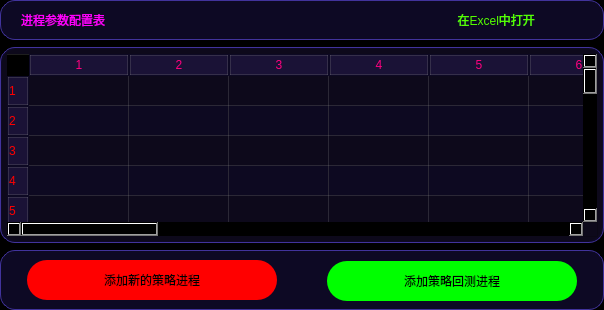
                   <widget class="QWidget" name="tab_start_stop_strategy">
                    <property name="styleSheet">
                     <string notr="true">background-color: rgb(0, 0, 0);
border-radius: 20px;</string>
                    </property>
                    <attribute name="title">
                     <string>策略总览</string>
                    </attribute>
                    <layout class="QVBoxLayout" name="verticalLayout_27">
                     <property name="spacing">
                      <number>7</number>
                     </property>
                     <property name="leftMargin">
                      <number>0</number>
                     </property>
                     <property name="topMargin">
                      <number>0</number>
                     </property>
                     <property name="rightMargin">
                      <number>0</number>
                     </property>
                     <property name="bottomMargin">
                      <number>0</number>
                     </property>
                     <item>
                      <widget class="QFrame" name="frame_69">
                       <property name="minimumSize">
                        <size>
                         <width>0</width>
                         <height>40</height>
                        </size>
                       </property>
                       <property name="maximumSize">
                        <size>
                         <width>16777215</width>
                         <height>40</height>
                        </size>
                       </property>
                       <property name="styleSheet">
                        <string notr="true">QFrame {
	background-color: rgb(13, 9, 36);
	border: 1px solid rgb(65, 51, 156);
	border-radius: 15px;
}
QFrame:hover {
	border: 2px solid rgb(255, 85, 0);
}</string>
                       </property>
                       <property name="frameShape">
                        <enum>QFrame::StyledPanel</enum>
                       </property>
                       <property name="frameShadow">
                        <enum>QFrame::Raised</enum>
                       </property>
                       <layout class="QHBoxLayout" name="horizontalLayout_40">
                        <property name="spacing">
                         <number>0</number>
                        </property>
                        <property name="leftMargin">
                         <number>20</number>
                        </property>
                        <property name="topMargin">
                         <number>0</number>
                        </property>
                        <property name="rightMargin">
                         <number>20</number>
                        </property>
                        <property name="bottomMargin">
                         <number>0</number>
                        </property>
                        <item alignment="Qt::AlignLeft">
                         <widget class="QLabel" name="label">
                          <property name="maximumSize">
                           <size>
                            <width>500</width>
                            <height>40</height>
                           </size>
                          </property>
                          <property name="styleSheet">
                           <string notr="true">QFrame {
	background-color: rgba(30, 30, 40, 0);
	border: none;
	border-radius: 15px;
	color: rgb(255, 0, 255);
	font: 700 14pt &quot;等线&quot;;
}
</string>
                          </property>
                          <property name="text">
                           <string>进程参数配置表</string>
                          </property>
                         </widget>
                        </item>
                        <item>
                         <spacer name="horizontalSpacer_6">
                          <property name="orientation">
                           <enum>Qt::Horizontal</enum>
                          </property>
                          <property name="sizeHint" stdset="0">
                           <size>
                            <width>40</width>
                            <height>20</height>
                           </size>
                          </property>
                         </spacer>
                        </item>
                        <item>
                         <widget class="QPushButton" name="Btn_opne_in_excel2">
                          <property name="minimumSize">
                           <size>
                            <width>180</width>
                            <height>30</height>
                           </size>
                          </property>
                          <property name="maximumSize">
                           <size>
                            <width>150</width>
                            <height>30</height>
                           </size>
                          </property>
                          <property name="styleSheet">
                           <string notr="true">QPushButton {
	border: none;
	background-color: rgba(40, 40, 70, 0);
	color: rgb(85, 255, 0);
	
	font: 14pt &quot;等线&quot;;
	border-radius: 13px;
}

QPushButton:hover {
	border-left: 3px solid rgb(255, 85, 0);
	border-right: 3px solid rgb(255, 85, 0);
}

QPushButton:pressed {
	background-color: rgb(25, 25, 25);
}</string>
                          </property>
                          <property name="text">
                           <string>  在Excel中打开</string>
                          </property>
                          <property name="icon">
                           <iconset resource="../resource.qrc">
                            <normaloff>:/图标/icons/Excel.svg</normaloff>:/图标/icons/Excel.svg</iconset>
                          </property>
                          <property name="iconSize">
                           <size>
                            <width>20</width>
                            <height>20</height>
                           </size>
                          </property>
                         </widget>
                        </item>
                       </layout>
                      </widget>
                     </item>
                     <item>
                      <widget class="QFrame" name="frame_31">
                       <property name="styleSheet">
                        <string notr="true">QFrame {
	background-color: rgb(13, 9, 36);
	border: 1px solid rgb(65, 51, 156);
	border-radius: 15px;
}
QFrame:hover {
	border: 2px solid rgb(255, 85, 0);
}</string>
                       </property>
                       <property name="frameShape">
                        <enum>QFrame::StyledPanel</enum>
                       </property>
                       <property name="frameShadow">
                        <enum>QFrame::Raised</enum>
                       </property>
                       <layout class="QHBoxLayout" name="horizontalLayout_35">
                        <property name="spacing">
                         <number>1</number>
                        </property>
                        <property name="leftMargin">
                         <number>1</number>
                        </property>
                        <property name="topMargin">
                         <number>1</number>
                        </property>
                        <property name="rightMargin">
                         <number>1</number>
                        </property>
                        <property name="bottomMargin">
                         <number>1</number>
                        </property>
                        <item>
                         <widget class="QFrame" name="frame_61">
                          <property name="styleSheet">
                           <string notr="true">QFrame {
	border: none;
	border-radius: 15px;
}
QFrame:hover {
	border: none;
}</string>
                          </property>
                          <property name="frameShape">
                           <enum>QFrame::StyledPanel</enum>
                          </property>
                          <property name="frameShadow">
                           <enum>QFrame::Raised</enum>
                          </property>
                          <layout class="QHBoxLayout" name="horizontalLayout_36">
                           <property name="spacing">
                            <number>0</number>
                           </property>
                           <property name="leftMargin">
                            <number>0</number>
                           </property>
                           <property name="topMargin">
                            <number>0</number>
                           </property>
                           <property name="rightMargin">
                            <number>0</number>
                           </property>
                           <property name="bottomMargin">
                            <number>0</number>
                           </property>
                           <item>
                            <widget class="QTableWidget" name="tableWidget_process">
                             <property name="cursor" stdset="0">
                              <cursorShape>PointingHandCursor</cursorShape>
                             </property>
                             <property name="mouseTracking">
                              <bool>true</bool>
                             </property>
                             <property name="styleSheet">
                              <string notr="true">QTableWidget{
font: 10pt &quot;等线&quot;;
color:rgb(255, 255, 255);
background-color: rgb(13,9,27);
alternate-background-color:rgba(13,9,36, 170);
gridline-color:rgba(140, 140, 140, 60);
border: 1px;
padding: 5px 5px 5px 5px;
}
QTableWidget:hover{
border: none;
}
QTableWidget::item {
text-align:left;
background-color: transparent;
border: none;
border-radius: none;
}
/*选中item*/
QTableWidget::item:selected{
font: 700 12pt &quot;等线&quot;;
color: rgb(0, 255, 0);
background:rgba(65, 0, 44, 180);
border: 1px solid rgba(140, 140, 140, 60);
}
/*
悬浮item*/
QTableWidget::item:hover{
color:rgb(0, 255, 0);
background:rgb(100, 0, 80);
}
/*表头*/
QHeaderView::section:horizontal{
font: 700 10pt &quot;等线&quot;;
color: rgb(255, 0, 127);
text-align:center;
border: 1px solid rgba(140, 140, 140, 60);
background-color: rgb(26, 18, 54);
border-radius: none;
margin:1px;
}
QHeaderView::section:hover:horizontal{
border: 1px solid rgba(140, 140, 140, 160);
background-color: rgba(255, 255, 0, 150);
}
QHeaderView::section:vertical{
font: 700 14pt &quot;等线&quot;;
color: rgb(255, 0, 0);
text-align: right;
border: 1px solid rgba(140, 140, 140, 60);
background-color: rgb(26, 18, 54);
border-radius: none;
margin:1px;
}
QHeaderView::section:hover:vertical{
border: 1px solid rgba(140, 140, 140, 160);
background-color: rgba(255, 255, 0, 150);
}
/*表头最左上角的方块*/
QTableCornerButton:section{
text-align:center;
border: 1px solid rgba(140, 140, 140, 60);
background-color: rgb(26, 18, 54);
margin:1px;
color:rgb(255, 255, 255)
}
QTableCornerButton::section:hover{
border: 1px solid rgba(140, 140, 140, 160);
background-color: rgba(255, 255, 0, 50);
}

QScrollBar:horizontal {
    border: none;
    background: rgb(52, 59, 72);
    height: 8px;
    margin: 0px 20px 0 20px;
	border-radius: 3px;
}
QScrollBar::handle:horizontal {
    background:rgba(249, 83, 255, 170);
    min-width: 30px;
	border-radius: 3px
}
/*
滑块悬浮，按下*/
QScrollBar::handle:hover:horizontal,QScrollBar::handle:pressed:horizontal{
background:rgb(150, 0, 150);
}
QScrollBar::add-line:horizontal {
    border: none;
    background: rgb(55, 63, 77);
    width: 20px;
	border-top-right-radius: 3px;
    border-bottom-right-radius: 3px;
    subcontrol-position: right;
    subcontrol-origin: margin;
}
QScrollBar::sub-line:horizontal {
    border: none;
    background: rgb(55, 63, 77);
    width: 20px;
	border-top-left-radius: 3px;
    border-bottom-left-radius: 3px;
    subcontrol-position: left;
    subcontrol-origin: margin;
}
QScrollBar::up-arrow:horizontal, QScrollBar::down-arrow:horizontal
{
     background: none;
}
QScrollBar::add-page:horizontal, QScrollBar::sub-page:horizontal
{
     background: none;
}
 QScrollBar:vertical {
	border: none;
    background: rgb(52, 59, 72);
    width: 8px;
    margin: 20px 0 20px 0;
	border-radius: 3px;
 }
 QScrollBar::handle:vertical {	
	background:rgba(249, 83, 255, 170);
    min-height: 30px;
	border-radius: 3px
 }
/*
滑块悬浮，按下*/
QScrollBar::handle:hover:vertical,QScrollBar::handle:pressed:vertical{
background:rgb(150, 0, 150);
}
 QScrollBar::add-line:vertical {
     border: none;
    background: rgb(55, 63, 77);
     height: 20px;
	border-bottom-left-radius: 3px;
    border-bottom-right-radius: 3px;
     subcontrol-position: bottom;
     subcontrol-origin: margin;
 }
 QScrollBar::sub-line:vertical {
	border: none;
    background: rgb(55, 63, 77);
     height: 20px;
	border-top-left-radius: 3px;
    border-top-right-radius: 3px;
     subcontrol-position: top;
     subcontrol-origin: margin;
 }
 QScrollBar::up-arrow:vertical, QScrollBar::down-arrow:vertical {
     background: none;
 }

 QScrollBar::add-page:vertical, QScrollBar::sub-page:vertical {
     background: none;
 }

</string>
                             </property>
                             <property name="editTriggers">
                              <set>QAbstractItemView::NoEditTriggers</set>
                             </property>
                             <property name="showDropIndicator" stdset="0">
                              <bool>false</bool>
                             </property>
                             <property name="dragEnabled">
                              <bool>true</bool>
                             </property>
                             <property name="dragDropOverwriteMode">
                              <bool>true</bool>
                             </property>
                             <property name="dragDropMode">
                              <enum>QAbstractItemView::DragDrop</enum>
                             </property>
                             <property name="alternatingRowColors">
                              <bool>true</bool>
                             </property>
                             <property name="rowCount">
                              <number>44</number>
                             </property>
                             <property name="columnCount">
                              <number>20</number>
                             </property>
                             <attribute name="horizontalHeaderCascadingSectionResizes">
                              <bool>true</bool>
                             </attribute>
                             <attribute name="horizontalHeaderShowSortIndicator" stdset="0">
                              <bool>true</bool>
                             </attribute>
                             <attribute name="verticalHeaderCascadingSectionResizes">
                              <bool>true</bool>
                             </attribute>
                             <attribute name="verticalHeaderShowSortIndicator" stdset="0">
                              <bool>true</bool>
                             </attribute>
                             <row/>
                             <row/>
                             <row/>
                             <row/>
                             <row/>
                             <row/>
                             <row/>
                             <row/>
                             <row/>
                             <row/>
                             <row/>
                             <row/>
                             <row/>
                             <row/>
                             <row/>
                             <row/>
                             <row/>
                             <row/>
                             <row/>
                             <row/>
                             <row/>
                             <row/>
                             <row/>
                             <row/>
                             <row/>
                             <row/>
                             <row/>
                             <row/>
                             <row/>
                             <row/>
                             <row/>
                             <row/>
                             <row/>
                             <row/>
                             <row/>
                             <row/>
                             <row/>
                             <row/>
                             <row/>
                             <row/>
                             <row/>
                             <row/>
                             <row/>
                             <row/>
                             <column/>
                             <column/>
                             <column/>
                             <column/>
                             <column/>
                             <column/>
                             <column/>
                             <column/>
                             <column/>
                             <column/>
                             <column/>
                             <column/>
                             <column/>
                             <column/>
                             <column/>
                             <column/>
                             <column/>
                             <column/>
                             <column/>
                             <column/>
                            </widget>
                           </item>
                          </layout>
                         </widget>
                        </item>
                       </layout>
                      </widget>
                     </item>
                     <item>
                      <widget class="QFrame" name="frame_60">
                       <property name="minimumSize">
                        <size>
                         <width>0</width>
                         <height>60</height>
                        </size>
                       </property>
                       <property name="maximumSize">
                        <size>
                         <width>16777215</width>
                         <height>60</height>
                        </size>
                       </property>
                       <property name="styleSheet">
                        <string notr="true">QFrame {
	background-color: rgb(13, 9, 36);
	border: 1px solid rgb(65, 51, 156);
	border-radius: 15px;
}
QFrame:hover {
	border: 2px solid rgb(255, 85, 0);
}</string>
                       </property>
                       <property name="frameShape">
                        <enum>QFrame::StyledPanel</enum>
                       </property>
                       <property name="frameShadow">
                        <enum>QFrame::Raised</enum>
                       </property>
                       <layout class="QHBoxLayout" name="horizontalLayout_58">
                        <property name="spacing">
                         <number>1</number>
                        </property>
                        <property name="leftMargin">
                         <number>1</number>
                        </property>
                        <property name="topMargin">
                         <number>1</number>
                        </property>
                        <property name="rightMargin">
                         <number>1</number>
                        </property>
                        <property name="bottomMargin">
                         <number>1</number>
                        </property>
                        <item>
                         <widget class="QFrame" name="frame_107">
                          <property name="styleSheet">
                           <string notr="true">QFrame {
	background-color: rgb(13, 9, 36);
	border: none;
	border-radius: 20px;
}
</string>
                          </property>
                          <property name="frameShape">
                           <enum>QFrame::StyledPanel</enum>
                          </property>
                          <property name="frameShadow">
                           <enum>QFrame::Raised</enum>
                          </property>
                          <layout class="QHBoxLayout" name="horizontalLayout_62">
                           <property name="spacing">
                            <number>0</number>
                           </property>
                           <property name="leftMargin">
                            <number>0</number>
                           </property>
                           <property name="topMargin">
                            <number>0</number>
                           </property>
                           <property name="rightMargin">
                            <number>0</number>
                           </property>
                           <property name="bottomMargin">
                            <number>0</number>
                           </property>
                           <item>
                            <widget class="QFrame" name="frame_123">
                             <property name="minimumSize">
                              <size>
                               <width>300</width>
                               <height>0</height>
                              </size>
                             </property>
                             <property name="maximumSize">
                              <size>
                               <width>400</width>
                               <height>60</height>
                              </size>
                             </property>
                             <property name="frameShape">
                              <enum>QFrame::StyledPanel</enum>
                             </property>
                             <property name="frameShadow">
                              <enum>QFrame::Raised</enum>
                             </property>
                             <layout class="QHBoxLayout" name="horizontalLayout_63">
                              <property name="spacing">
                               <number>0</number>
                              </property>
                              <property name="leftMargin">
                               <number>0</number>
                              </property>
                              <property name="topMargin">
                               <number>0</number>
                              </property>
                              <property name="rightMargin">
                               <number>0</number>
                              </property>
                              <property name="bottomMargin">
                               <number>0</number>
                              </property>
                              <item>
                               <widget class="QPushButton" name="Btn_add_new_process">
                                <property name="enabled">
                                 <bool>true</bool>
                                </property>
                                <property name="sizePolicy">
                                 <sizepolicy hsizetype="Fixed" vsizetype="Preferred">
                                  <horstretch>0</horstretch>
                                  <verstretch>0</verstretch>
                                 </sizepolicy>
                                </property>
                                <property name="minimumSize">
                                 <size>
                                  <width>250</width>
                                  <height>40</height>
                                 </size>
                                </property>
                                <property name="maximumSize">
                                 <size>
                                  <width>250</width>
                                  <height>40</height>
                                 </size>
                                </property>
                                <property name="styleSheet">
                                 <string notr="true">QPushButton{	
	background-color: rgb(255, 0, 0);
	font: 700 18pt &quot;等线&quot;;
	border-radius: 20px;
}
QPushButton:hover{
	border: 3px solid rgb(255, 200, 0);  
}
QPushButton:pressed{
	color: green;
	border-color: blueviolet;
    background-color: rgb(85, 0, 255);
}
QPushButton:disabled{
	color: rgb(31, 31, 31);
    background-color: rgb(152, 152, 152);
}</string>
                                </property>
                                <property name="text">
                                 <string>添加新的策略进程</string>
                                </property>
                                <property name="iconSize">
                                 <size>
                                  <width>20</width>
                                  <height>20</height>
                                 </size>
                                </property>
                                <property name="checkable">
                                 <bool>true</bool>
                                </property>
                                <property name="checked">
                                 <bool>false</bool>
                                </property>
                               </widget>
                              </item>
                             </layout>
                            </widget>
                           </item>
                           <item>
                            <widget class="QFrame" name="frame_124">
                             <property name="minimumSize">
                              <size>
                               <width>300</width>
                               <height>0</height>
                              </size>
                             </property>
                             <property name="maximumSize">
                              <size>
                               <width>300</width>
                               <height>60</height>
                              </size>
                             </property>
                             <property name="frameShape">
                              <enum>QFrame::StyledPanel</enum>
                             </property>
                             <property name="frameShadow">
                              <enum>QFrame::Raised</enum>
                             </property>
                             <layout class="QHBoxLayout" name="horizontalLayout_64">
                              <item>
                               <widget class="QPushButton" name="Btn_add_backtest_process">
                                <property name="enabled">
                                 <bool>true</bool>
                                </property>
                                <property name="sizePolicy">
                                 <sizepolicy hsizetype="Fixed" vsizetype="Preferred">
                                  <horstretch>0</horstretch>
                                  <verstretch>0</verstretch>
                                 </sizepolicy>
                                </property>
                                <property name="minimumSize">
                                 <size>
                                  <width>250</width>
                                  <height>40</height>
                                 </size>
                                </property>
                                <property name="maximumSize">
                                 <size>
                                  <width>250</width>
                                  <height>40</height>
                                 </size>
                                </property>
                                <property name="styleSheet">
                                 <string notr="true">QPushButton{	
	background-color: rgb(0, 255, 0);
	font: 700 18pt &quot;等线&quot;;
	border-radius: 20px;
}
QPushButton:hover{
	border: 3px solid rgb(255, 200, 0);  
}
QPushButton:pressed{
	color: green;
	border-color: blueviolet;
    background-color: rgb(85, 0, 255);
}
QPushButton:disabled{
	color: rgb(31, 31, 31);
    background-color: rgb(152, 152, 152);
}</string>
                                </property>
                                <property name="text">
                                 <string>添加策略回测进程</string>
                                </property>
                                <property name="iconSize">
                                 <size>
                                  <width>20</width>
                                  <height>20</height>
                                 </size>
                                </property>
                                <property name="checkable">
                                 <bool>true</bool>
                                </property>
                                <property name="checked">
                                 <bool>false</bool>
                                </property>
                               </widget>
                              </item>
                             </layout>
                            </widget>
                           </item>
                          </layout>
                         </widget>
                        </item>
                       </layout>
                      </widget>
                     </item>
                    </layout>
                   </widget>
